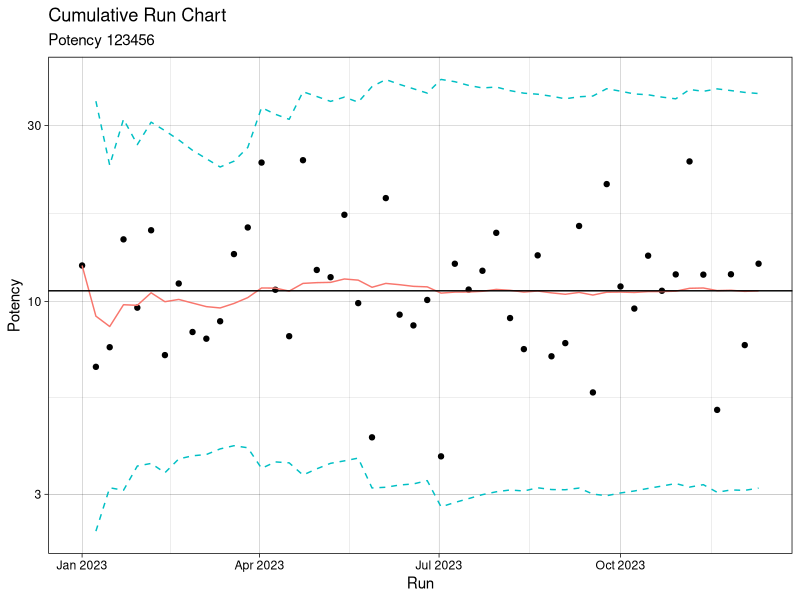
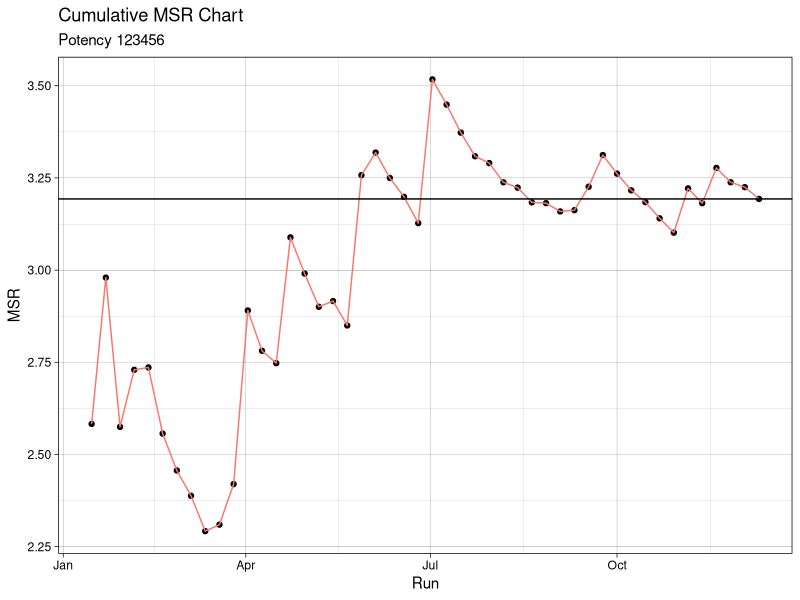
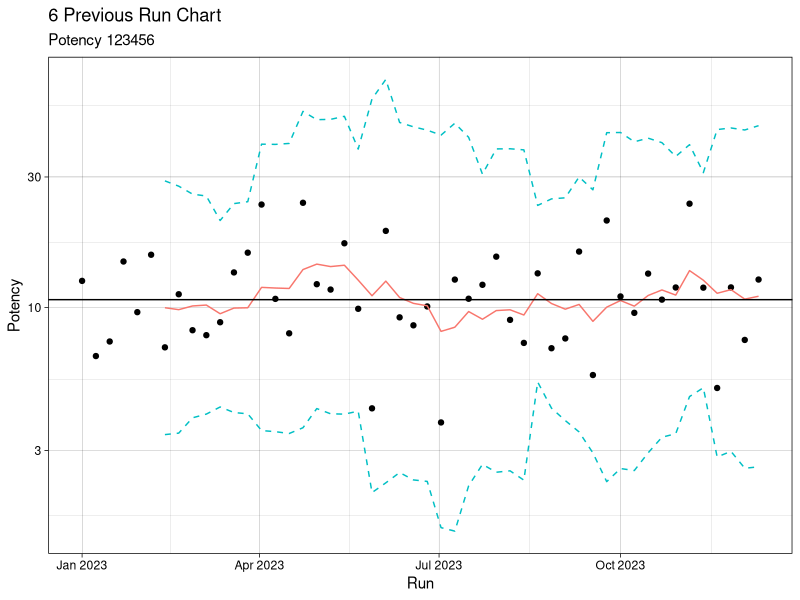
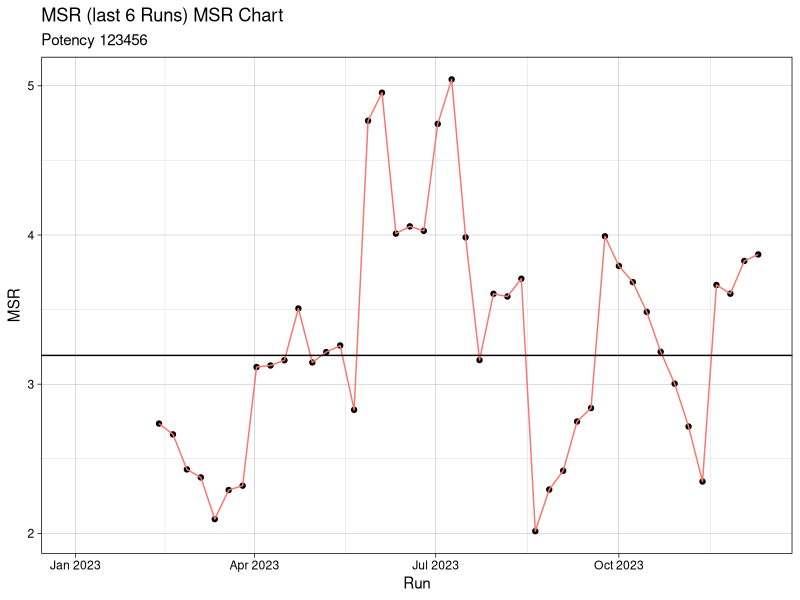
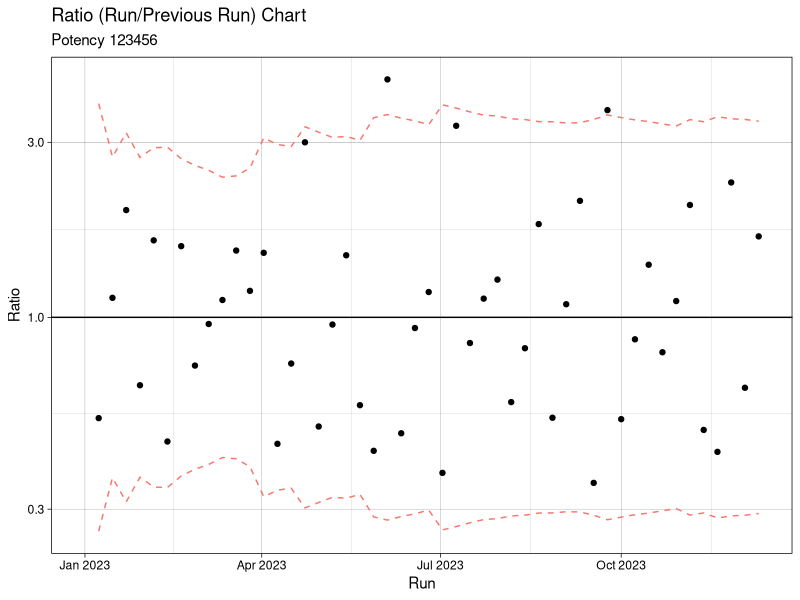

Write R code to recreate these figures, in order.
## ---- chunk 1

library(tidyverse)

# Seed for reproducible examples remove or change for different random data set
set.seed(19620903)

# Function to generate test data

tstdata <- function(TrueMeas, TrueMSR, SmplSize, Dates = TRUE) {
  TrueMeas <- log10(TrueMeas)
  StdDev <- log10(TrueMSR) / (2 * sqrt(2))
  Run <- if(Dates){
    seq(from = mdy('1/1/2023'), by = '1 week', length.out = SmplSize)
  } else {c(1:SmplSize)}
  
  Measure <- rnorm(n = SmplSize, mean = TrueMeas, sd = StdDev)
  
  Output <- tibble(Run, Measure) %>% 
    mutate(Measure = 10 ^ Measure)
}

TestData <- tstdata(TrueMeas = 10, TrueMSR = 3, SmplSize = 50, Dates = TRUE)

TestData
## ---- chunk 2

# User specifies if runs are identified by dates and a title for the generated output

Dates = TRUE
UsrTitle <- 'Potency 123456'

# User uploads data - 2 columns Column 1 = Run number or date, Column 2 = Measurement
## ---- chunk 3

library(tidyverse)
library(slider)

# numdiff subtracts the value from the previous run when called within slider
numdiff <- function(x) {
  x[2] - x[1]
}

UsrData <- TestData %>% 
  arrange(Run) %>% 
  mutate(Measure = log10(Measure),
         CumMean = slide_dbl(Measure, mean, .before = Inf),
         CumSD = slide_dbl(Measure, sd, .before = Inf),
         CumUCL = CumMean + 3 * CumSD,
         CumLCL = CumMean - 3 * CumSD,
         CumMSR = 2 * sqrt(2) * CumSD,
         Lst6Mean = slide_dbl(Measure, mean, .before = 6, .complete = TRUE),
         Lst6SD = slide_dbl(Measure, sd, .before = 6, .complete = TRUE),
         Lst6UCL = Lst6Mean + 3 * Lst6SD,
         Lst6LCL = Lst6Mean - 3 * Lst6SD,
         Lst6MSR = 2 * sqrt(2) * Lst6SD,
         Ratio = slide_dbl(Measure, numdiff, .before = 1, .complete = TRUE),
         RatioUCL = 3 * CumSD,
         RatioLCL = 3 * CumSD * (-1),
         across(-Run, function(x) 10^x))


UsrData

## ---- chunk 4

XLabel <- if_else(Dates, 'Date', 'Run')  

CumRunPlot <- ggplot(UsrData, aes(x = Run, y = Measure)) +
  geom_point() +
  geom_line(aes(y = UsrData$CumMean, color = 'blue')) +
  geom_hline(yintercept = tail(UsrData$CumMean, 1)) +
  geom_line(aes(y = CumUCL, color = 'red'), linetype = 'dashed') +
  geom_line(aes(y = CumLCL, color = 'red'), linetype ='dashed') +
  scale_y_continuous(trans = "log10") +
  labs(title = 'Cumulative Run Chart',
       subtitle = UsrTitle,
       y = 'Potency') +
  theme_linedraw() +
  theme(legend.position = 'none')

CumMSRPlot <- ggplot(slice(UsrData, -(1:2)), aes(x = Run, y = CumMSR)) +
  geom_point() +
  geom_line(aes(color = 'blue')) +
  geom_hline(yintercept = tail(UsrData$CumMSR, 1)) +
  labs(title = 'Cumulative MSR Chart',
       subtitle = UsrTitle,
       y = 'MSR') +
  theme_linedraw() +
  theme(legend.position = 'none')

CumRunPlot
CumMSRPlot
## ---- chunk 5

Lst6RunPlot <- ggplot(UsrData, aes(x = Run, y = Measure)) +
  geom_point() +
  geom_line(aes(y = UsrData$Lst6Mean, color = 'blue')) +
  geom_hline(yintercept = tail(UsrData$CumMean, 1)) +
  geom_line(aes(y = Lst6UCL, color = 'red'), linetype = 'dashed') +
  geom_line(aes(y = Lst6LCL, color = 'red'), linetype ='dashed') +
  scale_y_continuous(trans = "log10") +
  labs(title = '6 Previous Run Chart',
       subtitle = UsrTitle,
       y = 'Potency') +
  theme_linedraw() +
  theme(legend.position = 'none')  

Lst6MSRPlot <- ggplot(UsrData, aes(x = Run, y = Lst6MSR)) +
  geom_point() +
  geom_line(aes(color = 'blue')) +
  geom_hline(yintercept = tail(UsrData$CumMSR, 1)) +
  labs(title = 'MSR (last 6 Runs) MSR Chart',
       subtitle = UsrTitle,
       y = 'MSR') +
  theme_linedraw() +
  theme(legend.position = 'none') 

Lst6RunPlot
Lst6MSRPlot
## ---- chunk 6
RatioPlot <- ggplot(UsrData, aes(x = Run, y = Ratio)) +
  geom_point() +
  geom_hline(yintercept = 1) +
  geom_line(aes(y = RatioUCL, color = 'red'), linetype = 'dashed') +
  geom_line(aes(y = RatioLCL, color = 'red'), linetype ='dashed') +
  scale_y_continuous(trans = "log10") +
  labs(title = 'Ratio (Run/Previous Run) Chart',
       subtitle = UsrTitle,
       y = 'Ratio') +
  theme_linedraw() +
  theme(legend.position = 'none')  

RatioPlot
## ---- chunk 7

DataSummary <- UsrData %>% 
  summarise(across(where(is.numeric), list(Min = ~min(.x, na.rm = TRUE),
                                             Max = ~max(.x, na.rm = TRUE), 
                                             Last = ~last(.x)))) %>% 
  pivot_longer((everything()), names_to = c('Column', 'Statistic'), names_sep = '_', values_to = 'Value' ) %>% 
  pivot_wider(names_from = Column, values_from = Value) %>% 
  mutate_if(is.numeric, ~round(., 2)) %>% 
  select(-CumSD, -Lst6SD)
DataSummary
